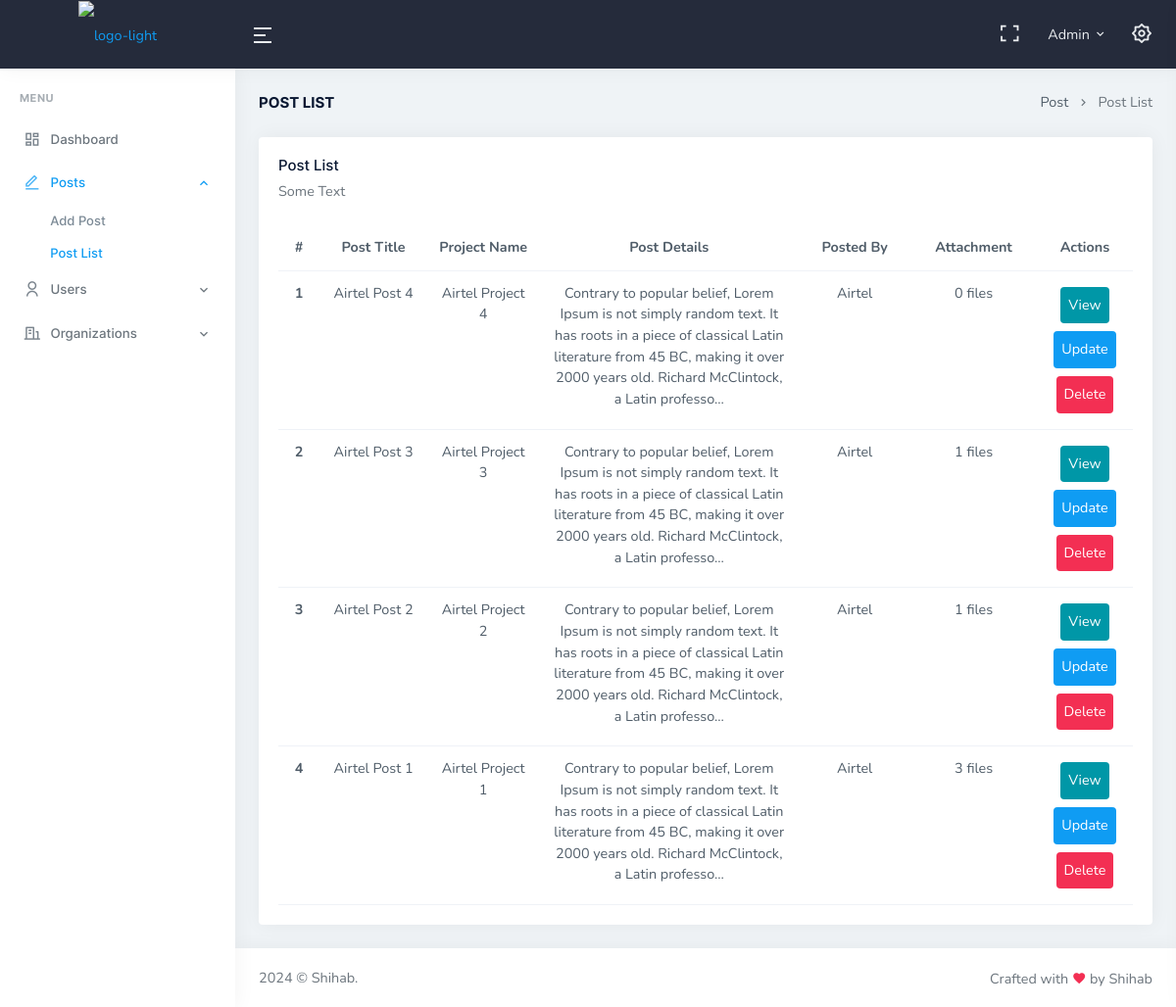
The page /post-list.php (signed in) on the database its author committed.
### tables this page shows
CREATE TABLE `posts` (
  `post_id` int(6) NOT NULL,
  `post_title` varchar(50) NOT NULL,
  `project_name` varchar(100) NOT NULL,
  `post_details` varchar(5000) NOT NULL,
  `post_by` int(5) NOT NULL,
  `created_at` datetime NOT NULL DEFAULT current_timestamp(),
  `post_status` int(6) DEFAULT 1
);

CREATE TABLE `organizations` (
  `org_id` int(6) NOT NULL,
  `org_name` varchar(50) NOT NULL,
  `org_address` varchar(50) NOT NULL,
  `created_at` datetime NOT NULL DEFAULT current_timestamp()
);

### includes/helper-func.php (called while the page is built, shortened)
<?php
function getOrgList($orgId, $conn) {
    if ($orgId == null) {
        $sql = "SELECT * FROM organizations";
        $result = mysqli_query($conn, $sql);
        return $result;
    }
    else {
        $sql = "SELECT org_name FROM organizations WHERE org_id = $orgId";
        $result = mysqli_query($conn, $sql);
        $row = mysqli_fetch_assoc($result);
        return $row['org_name'];
    }
}
function getPostList($orgId, $conn) {
    if ($orgId == null) {
        $sql = "SELECT * FROM posts  WHERE post_status = 1 ORDER BY created_at DESC";
        $result = mysqli_query($conn, $sql);
        return $result;
    }
    else {
        $sql = "SELECT *, DATE_FORMAT(created_at, '%d-%M-%Y %h:%i %p') AS post_date FROM posts WHERE post_by = $orgId ORDER BY post_date DESC";
        $result = mysqli_query($conn, $sql);
        return $result;
    }
}
function getFiles($postId, $conn) {
    $sql = "SELECT * FROM post_files WHERE post_id = $postId";
    $result = mysqli_query($conn, $sql);
    return $result;
}
function truncatePostContent($content, $length = 200, $ellipsis = '...') {
    $truncatedContent = mb_substr($content, 0, $length);
    if (mb_strlen($content) > $length) {
        $truncatedContent .= $ellipsis;
    }
    return $truncatedContent;
}

### post-list.php (the view, shortened to what this page needs)
<?php
include 'includes/header.php';
include 'includes/helper-func.php';
?>
<div class="container-fluid">
    <div class="row">
        <div class="col-12">
            <div class="page-title-box d-sm-flex align-items-center justify-content-between">
                <h4 class="mb-sm-0">Post List</h4>
                <div class="page-title-right">
                    <ol class="breadcrumb m-0">
                        <li class="breadcrumb-item"><a href="javascript: void(0);">Post</a></li>
                        <li class="breadcrumb-item active">Post List</li>
                    </ol>
                </div>
            </div>
        </div>
    </div>
    <div class="row">
        <div class="col-12">
            <div class="card">
                <div class="card-body">
                    <h4 class="card-title">Post List</h4>
                    <p class="card-title-desc">Some Text</p>
                    <?php
                        $postList =  getPostList(null, $conn);
                        if (mysqli_num_rows($postList) > 0) {
                            $count = 1;
                            echo "<div class='w-100 overflow-auto'>  <table class='text-center table table-hover mb-0'>
                                <thead>
                                    <tr>
                                        <th width='50px'>#</th>
                                        <th width='150px'>Post Title</th>
                                        <th width='150px'>Project Name</th>
                                        <th width='400px'>Post Details</th>
                                        <th width='150px'>Posted By</th>
                                        <th width='150px'>Attachment</th>
                                        <th width='100px'>Actions</th>
                                    </tr>
                                </thead>";
                                while ($row = mysqli_fetch_assoc($postList)) {
                                    $postFIle = getFiles($row ['post_id'], $conn);
                                    echo "<tr>
                                    <th width='50px'>".$count."</th>
                                    <td width='150px'>".$row['post_title']."</td>
                                    <td width='150px'>".$row['project_name']."</td>
                                    <td width='400px'>".truncatePostContent($row['post_details'])."</td>
                                    <td width='150px'>".getOrgList($row ['post_by'], $conn)."</td>
                                    <td width='150px'>".mysqli_num_rows($postFIle)." files</td>
                                    <td width='100px'>
                                        <a class='d-inline-block bg-info text-white p-2 m-1 rounded-2' href='view-post-admin.php?postId=".$row ['post_id']."'>View</a>
                                        <a class='d-inline-block bg-primary text-white p-2 m-1 rounded-2' href='update-post.php?postId=".$row ['post_id']."'>Update</a>
                                        <a class='d-inline-block bg-danger text-white p-2 m-1 rounded-2' href='".htmlspecialchars($_SERVER['PHP_SELF'])."?postId=".$row ['post_id']."'>Delete</a>
                                    </td>
                                </tr>";
                                $count++;
                                }
                            echo "</table> </div>";
                        }
                        else {
                            echo "<p class='text-center fs-4'>No posts 😔</p>";
                        }
                    ?>
                </div>
            </div>
        </div>
    </div>
</div>
<?php
include 'includes/footer.php';
?>

### includes/header.php (shortened to what this page needs)
<!doctype html>
<html lang="en">
    <head>
        <link href="assets/libs/admin-resources/jquery.vectormap/jquery-jvectormap-1.2.2.css" rel="stylesheet" type="text/css" />
        <link href="assets/libs/datatables.net-bs4/css/dataTables.bootstrap4.min.css" rel="stylesheet" type="text/css" />
        <link href="assets/libs/datatables.net-responsive-bs4/css/responsive.bootstrap4.min.css" rel="stylesheet" type="text/css" />
        <link href="assets/css/bootstrap.min.css" id="bootstrap-style" rel="stylesheet" type="text/css" />
        <link href="assets/css/icons.min.css" rel="stylesheet" type="text/css" />
        <link href="assets/css/app.min.css" id="app-style" rel="stylesheet" type="text/css" />
        <link href="assets/css/style.css" id="app-style" rel="stylesheet" type="text/css" />
    </head>
    <body data-topbar="dark">
        <div id="layout-wrapper">
            <header id="page-topbar">
                <div class="navbar-header">
                    <div class="d-flex align-items-center">
                        <div class="navbar-brand-box">
                            <a href="dashboard.php" class="logo logo-light">
                                <span class="logo-lg">
                                    <img src="assets/images/logo.png" alt="logo-light" height="40">
                                </span>
                            </a>
                        </div>
                        <button type="button" class="btn btn-sm px-3 font-size-24 header-item waves-effect" id="vertical-menu-btn">
                            <i class="ri-menu-2-line align-middle"></i>
                        </button>
                    </div>
                    <div class="d-flex">
                        <div class="dropdown d-none d-lg-inline-block ms-1">
                            <button type="button" class="btn header-item noti-icon waves-effect" data-toggle="fullscreen">
                                <i class="ri-fullscreen-line"></i>
                            </button>
                        </div>
                        <div class="dropdown d-inline-block user-dropdown">
                            <button type="button" class="btn header-item waves-effect" id="page-header-user-dropdown"
                                data-bs-toggle="dropdown" aria-haspopup="true" aria-expanded="false">
                                <span class="d-none d-xl-inline-block ms-1"> <?php echo $_SESSION['admin']?></span>
                                <i class="mdi mdi-chevron-down d-none d-xl-inline-block"></i>
                            </button>
                        </div>
                        <div class="dropdown d-inline-block">
                            <button type="button" class="btn header-item noti-icon right-bar-toggle waves-effect">
                                <i class="ri-settings-2-line"></i>
                            </button>
                        </div>
                    </div>
                </div>
            </header>
            <div class="vertical-menu">
                <div data-simplebar class="h-100">
                    <div id="sidebar-menu">
                        <ul class="metismenu list-unstyled" id="side-menu">
                            <li class="menu-title">Menu</li>
                            <li>
                                <a href="dashboard.php" class="waves-effect">
                                    <i class="ri-dashboard-line"></i>
                                    <span>Dashboard</span>
                                </a>
                            </li>
                            <li>
                                <a href="javascript: void(0);" class="has-arrow waves-effect">
                                    <i class="ri-edit-line"></i>
                                    <span>Posts</span>
                                </a>
                                <ul class="sub-menu" aria-expanded="false">
                                    <li><a href="add-post.php">Add Post</a></li>
                                    <li><a href="post-list.php">Post List</a></li>
                                </ul>
                            </li>
                            <li>
                                <a href="javascript: void(0);" class="has-arrow waves-effect">
                                    <i class="ri-user-line"></i>
                                    <span>Users</span>
                                </a>
                            </li>
                            <li>
                                <a href="javascript: void(0);" class="has-arrow waves-effect">
                                    <i class="ri-building-line"></i>
                                    <span>Organizations</span>
                                </a>
                            </li>
                        </ul>
                    </div>
                </div>
            </div>
<div class="main-content">
<div class="page-content">

### includes/footer.php (shortened to what this page needs)
</div>
    <footer class="footer">
        <div class="container-fluid">
            <div class="row">
                <div class="col-sm-6">
                    <script>document.write(new Date().getFullYear())</script> © Shihab.
                </div>
                <div class="col-sm-6">
                    <div class="text-sm-end d-none d-sm-block">
                        Crafted with <i class="mdi mdi-heart text-danger"></i> by Shihab
                    </div>
                </div>
            </div>
        </div>
    </footer>
</div>
</div>
    </body>
</html>

### rows shown on the page
posts: post_title "Airtel Post 4", project_name "Airtel Project 4", post_details "Contrary to popular belief, Lorem Ipsum is not simply random text. It has roots in a piece of classical Latin literature from 45 BC, making it over 2000 years old. Richard McClintock, a Latin professo...", post_by.org_name "Airtel", mysqli_num_rows($postFIle) "0"
posts: post_title "Airtel Post 3", project_name "Airtel Project 3", post_details "Contrary to popular belief, Lorem Ipsum is not simply random text. It has roots in a piece of classical Latin literature from 45 BC, making it over 2000 years old. Richard McClintock, a Latin professo...", post_by.org_name "Airtel", mysqli_num_rows($postFIle) "1"
posts: post_title "Airtel Post 2", project_name "Airtel Project 2", post_details "Contrary to popular belief, Lorem Ipsum is not simply random text. It has roots in a piece of classical Latin literature from 45 BC, making it over 2000 years old. Richard McClintock, a Latin professo...", post_by.org_name "Airtel", mysqli_num_rows($postFIle) "1"
posts: post_title "Airtel Post 1", project_name "Airtel Project 1", post_details "Contrary to popular belief, Lorem Ipsum is not simply random text. It has roots in a piece of classical Latin literature from 45 BC, making it over 2000 years old. Richard McClintock, a Latin professo...", post_by.org_name "Airtel", mysqli_num_rows($postFIle) "3"

### other values the page prints
$_SESSION['admin'] "Admin"
